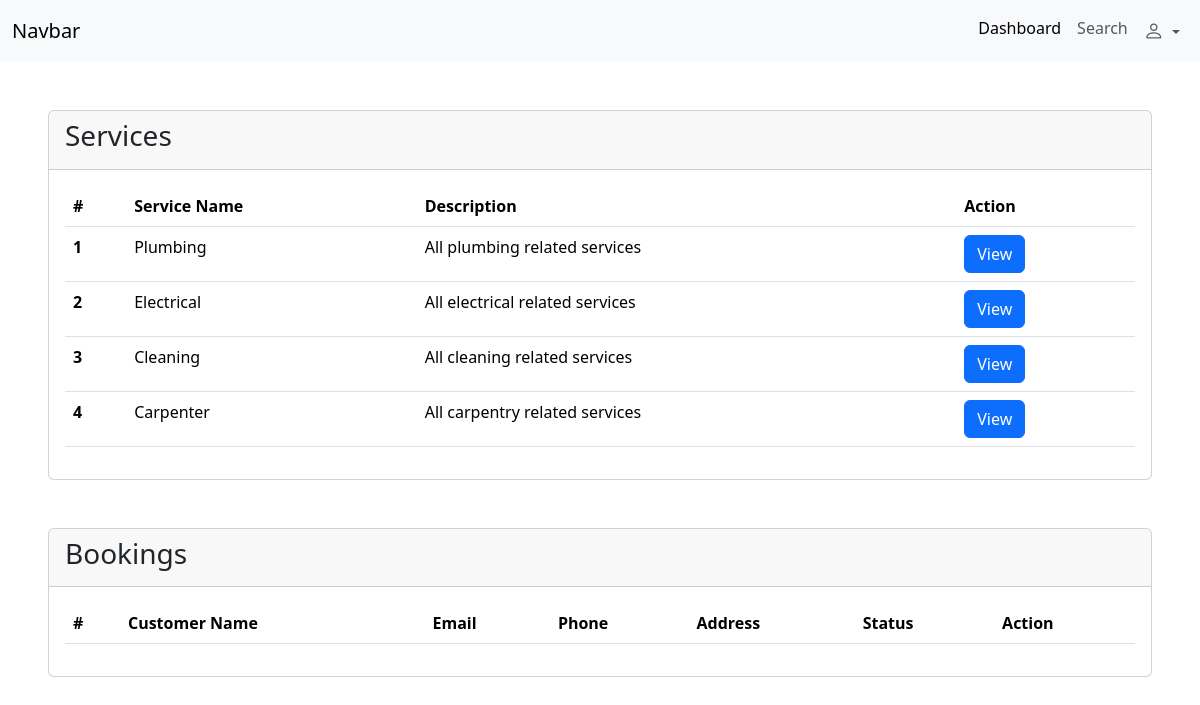
The app's page /customer/dashboard (signed in), older data.
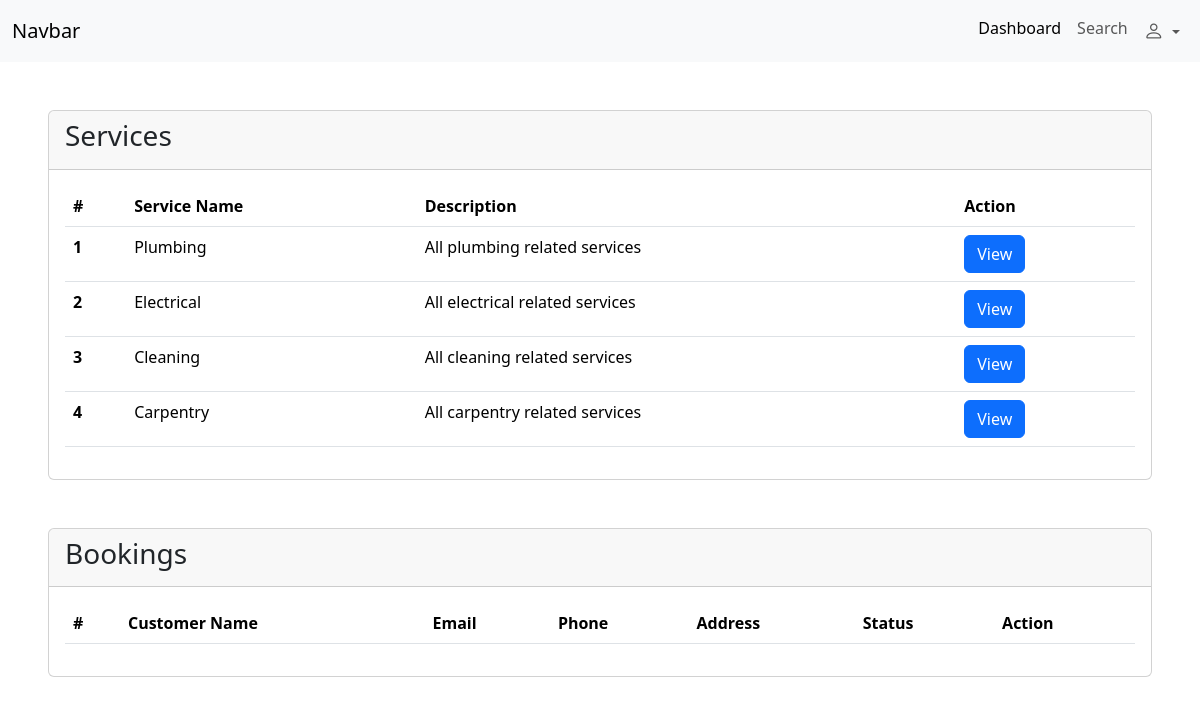
The same page, newer data.
### backend/models.py (models this page shows)
class ServiceCategory(db.Model , UserMixin):
    __tablename__ = 'service_category'
    id = db.Column(db.Integer, primary_key=True)
    name = db.Column(db.String, unique=True, nullable=False)
    description = db.Column(db.String, nullable=True)
    professionals  = db.relationship("Professional", backref="service_category" , cascade="all, delete-orphan" )
    bookings = db.relationship("Booking" , backref="service_category" , cascade="all, delete-orphan")

### backend/routes.py (the view)
@app.route("/customer/dashboard" , methods=["GET" , "POST"] )
@login_required
def customer_bookings():
    if isinstance(current_user , Customer):
        if request.method=="GET" :
            all_cats = db.session.query(ServiceCategory).all()
            return render_template("customer/dashboard.html" , allcats=all_cats)
    else:
        return "Unauthorized" , 403

### app.py (called while the page is built)
def create_app():
    app  = Flask(__name__)
    app.config["SQLALCHEMY_DATABASE_URI"] = "sqlite:///my_db.sqlite3"
    db.init_app(app)
    app.app_context().push()
    app.config['SECRET_KEY'] = 'supersecretkey'
    login_manager = LoginManager(app)
    @login_manager.user_loader
    def load_user(email):
        user = db.session.query(Customer).filter_by(email=email).first()  or \
                db.session.query(Admin).filter_by(email=email).first() or \
                db.session.query(Professional).filter_by(email=email).first()
        return user
    return app

### templates/customer/dashboard.html (shortened to what this page needs)
<!DOCTYPE html>
<html lang="en">
<head>
    <link href="https://cdn.jsdelivr.net/npm/bootstrap@5.3.8/dist/css/bootstrap.min.css" rel="stylesheet"
>
    <link rel="stylesheet" href="https://cdn.jsdelivr.net/npm/bootstrap-icons@1.13.1/font/bootstrap-icons.min.css">
</head>
<body>
    <nav class="navbar navbar-expand-lg bg-body-tertiary">
        <div class="container-fluid">
            <a class="navbar-brand" href="#">Navbar</a>
            <div class="collapse navbar-collapse" id="navbarSupportedContent">
                <ul class="navbar-nav  mb-2 mb-lg-0 ms-auto">
                    <li class="nav-item">
                        <a class="nav-link active" aria-current="page" href="#">Dashboard</a>
                    </li>
                    <li class="nav-item">
                        <a class="nav-link " aria-disabled="true">Search</a>
                    </li>
                    <li class="nav-item dropdown">
                        <a class="nav-link dropdown-toggle" href="#" role="button" data-bs-toggle="dropdown"
                            aria-expanded="false">
                            <i class="bi bi-person fs-5"></i>
                        </a>
                    </li>
                </ul>
            </div>
        </div>
    </nav>
    <div class="card mt-5 ms-5 me-5">
        <div class="card-header d-flex">
            <h3>Services</h3>
        </div>
        <div class="card-body">
            <table class="table">
                <thead>
                    <tr>
                        <th scope="col">#</th>
                        <th scope="col">Service Name</th>
                        <th scope="col">Description</th>
                        <th scope="col">Action</th>
                    </tr>
                </thead>
                <tbody>
                    {% for cat in allcats %}
                    <tr>
                        <th scope="row">{{loop.index}}</th>
                        <td>{{cat.name}}</td>
                        <td>{{cat.description}}</td>
                        <td>
                            <a href="/service/{{cat.id}}" class="btn btn-primary">View</a>
                        </td>
                    </tr>
                    {% endfor %}
                </tbody>
            </table>
        </div>
    </div>
    <div class="card mt-5 ms-5 me-5">
        <div class="card-header d-flex">
            <h3>Bookings</h3>
        </div>
        <div class="card-body">
            <table class="table">
                <thead>
                    <tr>
                        <th scope="col">#</th>
                        <th scope="col">Customer Name</th>
                        <th scope="col">Email</th>
                        <th scope="col">Phone</th>
                        <th scope="col">Address</th>
                        <th scope="col">Status</th>
                        <th scope="col">Action</th>
                    </tr>
                </thead>
            </table>
        </div>
    </div>
</body>
</html>

Row changes from the older to the newer data that the page shows:
changed ServiceCategory "All carpentry related services": name "Carpenter" → "Carpentry"
